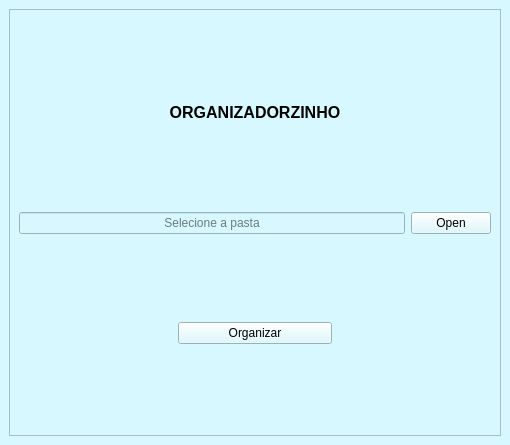
<?xml version="1.0" encoding="UTF-8"?>
<ui version="4.0">
 <class>MainWindow</class>
 <widget class="QMainWindow" name="MainWindow">
  <property name="geometry">
   <rect>
    <x>0</x>
    <y>0</y>
    <width>510</width>
    <height>445</height>
   </rect>
  </property>
  <property name="windowTitle">
   <string>MainWindow</string>
  </property>
  <property name="styleSheet">
   <string notr="true">background-color: rgb(215, 248, 255);</string>
  </property>
  <widget class="QWidget" name="centralwidget">
   <layout class="QVBoxLayout" name="verticalLayout_2">
    <item>
     <widget class="QFrame" name="frame">
      <property name="frameShape">
       <enum>QFrame::StyledPanel</enum>
      </property>
      <property name="frameShadow">
       <enum>QFrame::Raised</enum>
      </property>
      <layout class="QVBoxLayout" name="verticalLayout">
       <item>
        <widget class="QLabel" name="label">
         <property name="text">
          <string>&lt;html&gt;&lt;head/&gt;&lt;body&gt;&lt;p align=&quot;center&quot;&gt;&lt;img src=&quot;_imgs/icone2.png&quot;/&gt;&lt;/p&gt;&lt;p align=&quot;center&quot;&gt;&lt;span style=&quot; font-size:12pt; font-weight:600; color:#000000;&quot;&gt;ORGANIZADORZINHO&lt;/span&gt;&lt;/p&gt;&lt;/body&gt;&lt;/html&gt;</string>
         </property>
        </widget>
       </item>
       <item>
        <layout class="QHBoxLayout" name="horizontalLayout_2">
         <item>
          <widget class="QLineEdit" name="txt_path">
           <property name="alignment">
            <set>Qt::AlignCenter</set>
           </property>
           <property name="placeholderText">
            <string>Selecione a pasta</string>
           </property>
          </widget>
         </item>
         <item>
          <widget class="QPushButton" name="btn_open">
           <property name="text">
            <string>Open</string>
           </property>
          </widget>
         </item>
        </layout>
       </item>
       <item>
        <layout class="QHBoxLayout" name="horizontalLayout">
         <item>
          <widget class="QLabel" name="label_2">
           <property name="text">
            <string/>
           </property>
          </widget>
         </item>
         <item>
          <widget class="QPushButton" name="btn_organize">
           <property name="text">
            <string>Organizar</string>
           </property>
          </widget>
         </item>
         <item>
          <widget class="QLabel" name="label_3">
           <property name="text">
            <string/>
           </property>
          </widget>
         </item>
        </layout>
       </item>
      </layout>
     </widget>
    </item>
   </layout>
  </widget>
 </widget>
 <resources/>
 <connections/>
</ui>
